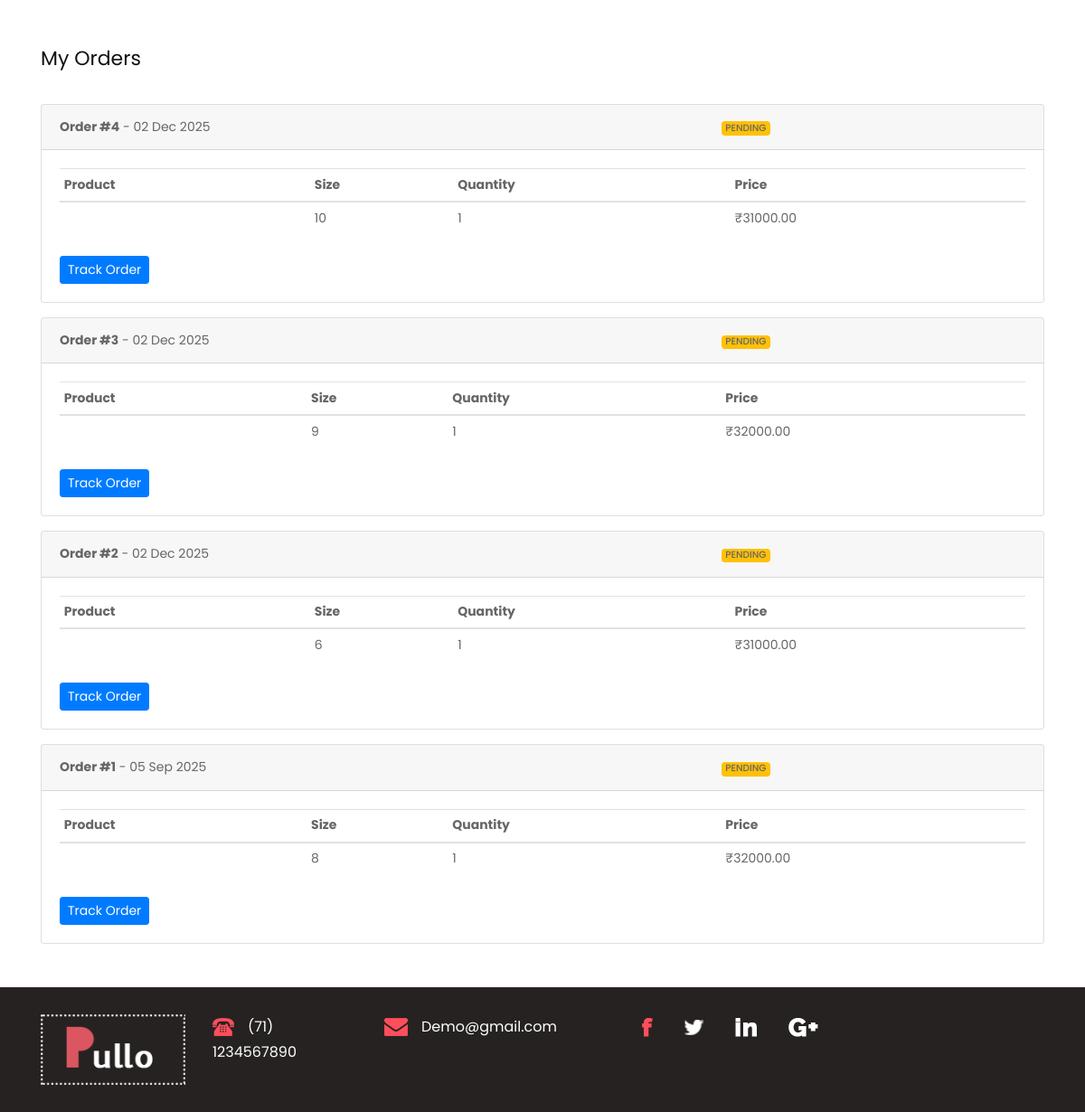
/my-orders/ (signed in), run on the app's committed database.
### app/models.py (models this page shows, shortened)
class OrderDetails(models.Model):
    STATUS_CHOICES = [
        ('pending', 'Pending'),
        ('confirmed', 'Confirmed'),
        ('processing', 'Processing'),
        ('shipped', 'Shipped'),
        ('delivered', 'Delivered'),
        ('cancelled', 'Cancelled'),
    ]
    orderid = models.AutoField(primary_key=True)
    productid = models.CharField(max_length=50)
    user = models.ForeignKey(UserDetails, on_delete=models.CASCADE, null=True, blank=True, related_name='orders', db_column='userid_id')
    username = models.CharField(max_length=100)
    useraddress = models.TextField()
    phnno = models.CharField(max_length=15)
    pincode = models.CharField(max_length=10)
    status = models.CharField(max_length=20, choices=STATUS_CHOICES, default='pending')
    status_note = models.TextField(blank=True, null=True)
    status_updated_at = models.DateTimeField(auto_now=True)
    created_at = models.DateTimeField(default=timezone.now)

class MyOrders(models.Model):
    order = models.ForeignKey(OrderDetails, on_delete=models.CASCADE, related_name='order_items')
    content_type = models.ForeignKey(ContentType, on_delete=models.CASCADE, null=True, blank=True)
    object_id = models.PositiveIntegerField(null=True, blank=True)
    product = GenericForeignKey('content_type', 'object_id')
    user_name = models.CharField(max_length=100)
    user_address = models.TextField()
    phno = models.CharField(max_length=15)
    pincode = models.CharField(max_length=10)
    quantity = models.PositiveIntegerField(default=1)
    size = models.CharField(max_length=10, default='Unknown')
    price = models.DecimalField(max_digits=10, decimal_places=2, default=0.00)

### app/views.py (the view)
# urls.py: path('my-orders/', views.my_orders, name='my_orders'),
def my_orders(request):
    if 'userid' not in request.session:
        messages.info(request, 'Please log in to view your orders.')
        return redirect('login')
    user = get_object_or_404(UserDetails, userid=request.session['userid'])
    orders = OrderDetails.objects.filter(user=user).order_by('-created_at')
    orders_with_items = []
    for order in orders:
        items = MyOrders.objects.filter(order=order)
        orders_with_items.append({
            'order': order,
            'items': items
        })
    context = {
        'orders_with_items': orders_with_items,
        'user': user
    }
    return render(request, 'my_orders.html', context)

### template/my_orders.html
{% extends 'base.html' %}
{% load static %}
{% block content %}
<div class="container my-5">
    <h2 class="mb-4">My Orders</h2>
    {% if orders_with_items %}
    {% for order_data in orders_with_items %}
    <div class="card mb-3">
        <div class="card-header">
            <div class="row align-items-center">
                <div class="col-md-8">
                    <strong>Order #{{ order_data.order.orderid }}</strong> - {{ order_data.order.created_at|date:"d M Y" }}
                </div>
                <div class="col-md-4 text-end">
                    <span class="badge
                        {% if order_data.order.status == 'delivered' %}bg-success
                        {% elif order_data.order.status == 'cancelled' %}bg-danger
                        {% elif order_data.order.status == 'shipped' %}bg-info
                        {% else %}bg-warning{% endif %}">
                        {{ order_data.order.status|upper }}
                    </span>
                </div>
            </div>
        </div>
        <div class="card-body">
            <div class="table-responsive">
                <table class="table table-sm">
                    <thead>
                        <tr>
                            <th>Product</th>
                            <th>Size</th>
                            <th>Quantity</th>
                            <th>Price</th>
                        </tr>
                    </thead>
                    <tbody>
                        {% for item in order_data.items %}
                        <tr>
                            <td>{{ item.product.name }}</td>
                            <td>{{ item.size }}</td>
                            <td>{{ item.quantity }}</td>
                            <td>₹{{ item.price }}</td>
                        </tr>
                        {% endfor %}
                    </tbody>
                </table>
            </div>
            <div class="mt-2">
                <a href="{% url 'track_order' %}" class="btn btn-sm btn-primary">Track Order</a>
            </div>
        </div>
    </div>
    {% endfor %}
    {% else %}
    <div class="alert alert-info">
        You have no orders yet. <a href="{% url 'indexed' %}">Start shopping!</a>
    </div>
    {% endif %}
</div>
{% endblock %}

### static/css/style.css (style rules this page uses)
* { box-sizing: border-box !important; transition: ease all 0.5s; }
html { scroll-behavior: smooth; }
body { color: #666666; font-size: 14px; font-family: Poppins; line-height: 1.80857; font-weight: normal; overflow-x: hidden; }
a { color: #1f1f1f; text-decoration: none !important; outline: none !important; -webkit-transition: all .3s ease-in-out; -moz-transition: all .3s ease-in-out; -ms-transition: all .3s ease-in-out; -o-transition: all .3s ease-in-out; transition: all .3s ease-in-out; }
h1, h2, h3, h4, h5, h6 { letter-spacing: 0; font-weight: normal; position: relative; padding: 0 0 10px 0; font-weight: normal; line-height: normal; color: #111111; margin: 0 }
h2 { font-size: 22px }
*, *::after, *::before { -webkit-box-sizing: border-box; -moz-box-sizing: border-box; box-sizing: border-box; }
a { color: #222222; text-decoration: none; outline: none !important; }
a, .btn { text-decoration: none !important; outline: none !important; -webkit-transition: all .3s ease-in-out; -moz-transition: all .3s ease-in-out; -ms-transition: all .3s ease-in-out; -o-transition: all .3s ease-in-out; transition: all .3s ease-in-out; }
.badge { font-weight: 500; }
body { width:100%; height:100%; }
.carousel-inner,.carousel,.carousel-item,.container,.fill { height:100%; width:100%; background-position:center center; background-size:cover; }

### data on the page
OrderDetails: order.orderid "4", order.created_at "02 Dec 2025", order.status "PENDING"
MyOrders: size "10", quantity "1", price "31000.00"
OrderDetails: order.orderid "3", order.created_at "02 Dec 2025", order.status "PENDING"
MyOrders: size "9", quantity "1", price "32000.00"
OrderDetails: order.orderid "2", order.created_at "02 Dec 2025", order.status "PENDING"
MyOrders: size "6", quantity "1", price "31000.00"
OrderDetails: order.orderid "1", order.created_at "05 Sep 2025", order.status "PENDING"
MyOrders: size "8", quantity "1", price "32000.00"
